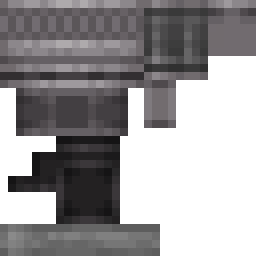
#> input picture assetgeneration/iron_flywheel.png, 32 x 32 px (shown 8 times larger)
$ python overlay.py
#> lines starting #> are read from the running program, lines starting #| are printed output that depends on the picture
from PIL import Image

material = "iron"

base = Image.open(f"{material}_flywheel.png").convert("RGBA")
#> base is the input picture: PIL image 32x32 RGBA; mean R, G, B, A 54.2, 52.1, 53.6, 153.6
overlay = Image.open("overlays/light_gray_overlay.png").convert("RGBA")
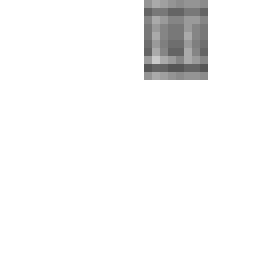
#> input picture assetgeneration/overlays/light_gray_overlay.png, 32 x 32 px (shown 8 times larger)
#> overlay is the input picture: PIL image 32x32 RGBA; mean R, G, B, A 10.4, 10.4, 10.4, 19.9


base.paste(overlay, (0,0), mask=overlay)
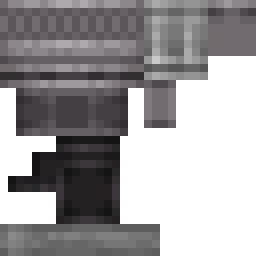
#> base: PIL image 32x32 RGBA (shown 8 times larger); mean R, G, B, A 58.2, 56.3, 57.6, 153.6; transparent parts drawn white
base.save(f"output/light_gray_{material}_flywheel.png", "PNG")
